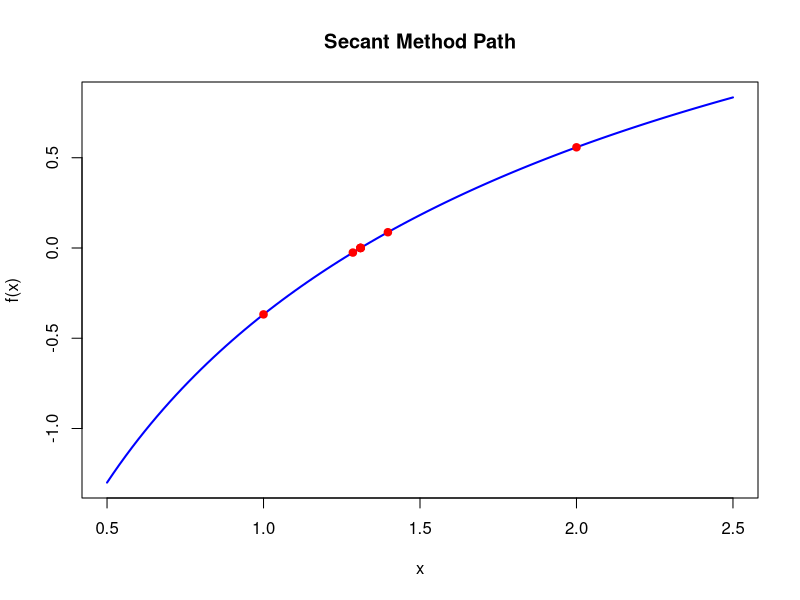
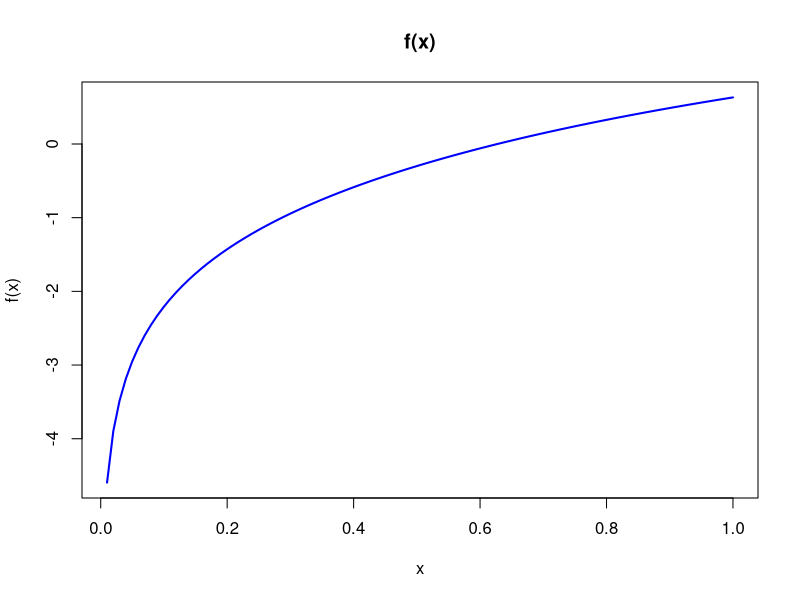
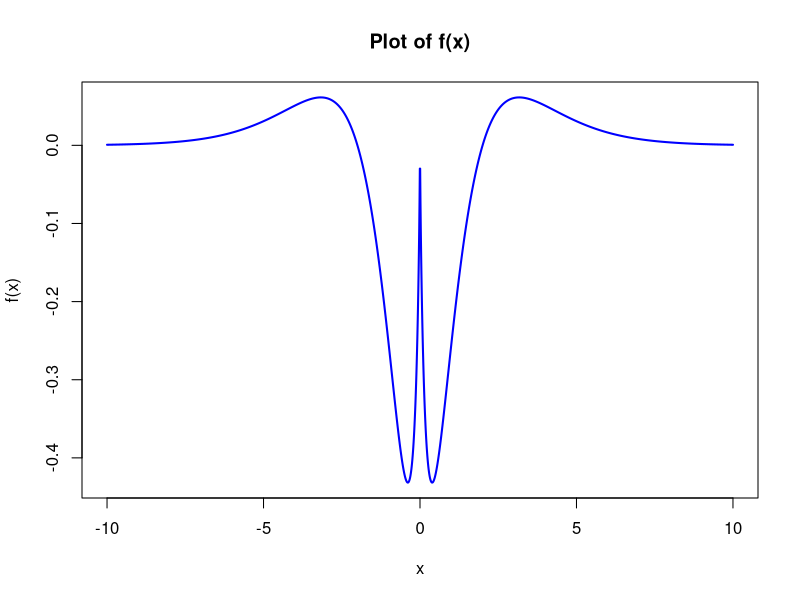

Write R code to recreate these figures, in order.
## ---- chunk 1
fixed_point = function(g, x0, tol = 1e-12, maxit = 1000) {
  xs = numeric(maxit + 1)
  xs[1] = x0
  x = x0
  conv_iter = NA_real_
  for (i in 1:maxit) {
    x_new = g(x)
    xs[i + 1] = x_new
    if (is.na(conv_iter) && abs(x_new - x) < tol) conv_iter = i
    x = x_new
  }
  if (is.na(conv_iter)) conv_iter = maxit
  list(root = xs[conv_iter + 1], iterations = conv_iter, values = xs[1:(conv_iter+1)])
}

g_cos = function(x) cos(x)
fp_res = fixed_point(g_cos, x0 = 0, tol = 1e-12, maxit = 1000)

signif(fp_res$root, 12)
fp_res$iterations
## ---- chunk 2
newton = function(f, df, x0, tol = 1e-12, maxit = 1000) {
  xs = numeric(maxit + 1)
  xs[1] = x0
  x = x0
  conv_iter = NA_real_
  for (i in 1:maxit) {
    dfx = df(x)
    if (abs(dfx) < .Machine$double.eps) {
      x_new = x
    } else {
      x_new = x - f(x) / dfx
    }
    xs[i + 1] = x_new
    if (is.na(conv_iter) && abs(x_new - x) < tol) conv_iter = i
    x = x_new
  }
  if (is.na(conv_iter)) conv_iter = maxit
  list(root = xs[conv_iter + 1], iterations = conv_iter, values = xs[1:(conv_iter+1)])
}

f = function(x) cos(x) - x
df = function(x) -sin(x) - 1
nr_res = newton(f, df, x0 = 0, tol = 1e-12, maxit = 1000)

signif(nr_res$root, 12)
nr_res$iterations
## ---- chunk 3
secant = function(f, x0, x1, tol = 1e-8, max_iter = 100) {
  iterates = numeric()
  iterates[1] = x0
  iterates[2] = x1
  
  for (i in 1:max_iter) {
    f0 = f(x0)
    f1 = f(x1)
    if (abs(f1 - f0) < .Machine$double.eps) {
      warning("Division by zero encountered.")
      break
    }
    x2 = x1 - f1 * (x1 - x0) / (f1 - f0)
    iterates = c(iterates, x2)
    if (abs(x2 - x1) < tol) {
      cat("Converged in", i, "iterations\n")
      return(list(root = x2, iterates = iterates))
    }
    x0 = x1
    x1 = x2
  }
  warning("Secant method did not converge.")
  return(list(root = NA, iterates = iterates))
}
## ---- chunk 4
f1 = function(x) cos(x) - x
res1 = secant(f1, x0 = 0.5, x1 = 1)
res1$root
## ---- chunk 5
f2 = function(x) log(x) - exp(-x)
res2 = secant(f2, x0 = 1, x1 = 2)
res2$root
## ---- chunk 6
newton_raphson = function(f, fprime, x0, tol = 1e-8, max_iter = 100) {
  x = x0
  for (i in 1:max_iter) {
    x_new = x - f(x) / fprime(x)
    if (abs(x_new - x) < tol) break
    x = x_new
  }
  x
}

fprime2 = function(x) 1/x + exp(-x)
nr_root = newton_raphson(f2, fprime2, x0 = 1)
nr_root
## ---- chunk 7
secant_show = function(f, iterates) {
  curve(f(x), from = min(iterates) - 0.5, to = max(iterates) + 0.5,
        col = "blue", lwd = 2,
        xlab = "x", ylab = "f(x)",
        main = "Secant Method Path")
  points(iterates, f(iterates), pch = 19, col = "red")
}
secant_show(f2, res2$iterates)
## ---- chunk 8
mysecant = function(f, x0, x1, tol = 1e-8, max_iter = 100) {
  for (i in 1:max_iter) {
    f0 = f(x0)
    f1 = f(x1)
    x2 = x1 - f1 * (x1 - x0) / (f1 - f0)
    if (abs(x2 - x1) < tol) {
      cat("Converged in", i, "iterations\n")
      return(x2)
    }
    x0 = x1
    x1 = x2
  }
  warning("Does not converge")
  return(NA)
}
## ---- chunk 9
f = function(x) log(x) - exp(-x) + 1
## ---- chunk 10
curve(f(x), from = 0.01, to = 1, col = "blue", lwd = 2,
      ylab = "f(x)", xlab = "x", main = "f(x)")
## ---- chunk 11
root = mysecant(f, x0 = 0.2, x1 = 0.5)
root
f(root)
## ---- chunk 12
f = function(x) exp(-x^2)
a = 0
b = pi
I_true = 2
## ---- chunk 13
riemann = function(f, a, b, n) {
  h = (b - a) / n
  x = seq(a, b - h, by = h)
  sum(f(x)) * h
}
## ---- chunk 14
trapezoid = function(f, a, b, n) {
  h = (b - a) / n
  x = seq(a, b, by = h)
  (h/2) * (f(a) + 2 * sum(f(x[-c(1, length(x))])) + f(b))
}
## ---- chunk 15
n_values = c(10, 50, 100, 1000, 10000)
results = data.frame(
  n = n_values,
  Riemann = sapply(n_values, function(n) riemann(f, a, b, n)),
  Trapezoid = sapply(n_values, function(n) trapezoid(f, a, b, n))
)
## ---- chunk 16
results$Difference = results$Trapezoid - results$Riemann
results
## ---- chunk 17
f = function(x) {
  ifelse(x == 0, 0, abs(x) * log(abs(x) / 2) * exp(-abs(x)))
}
## ---- chunk 18
x_vals = seq(-10, 10, length.out = 2000)
y_vals = f(x_vals)
plot(x_vals, y_vals, type = "l", lwd = 2, col = "blue",
     main = "Plot of f(x)",
     xlab = "x", ylab = "f(x)")
## ---- chunk 19
golden_search_max = function(f, a, b, tol = 1e-8, maxit = 1000) {
  gr = (sqrt(5) - 1) / 2
  c = b - gr * (b - a)
  d = a + gr * (b - a)
  fc = f(c); fd = f(d)
  iter = 0
  
  while (abs(b - a) > tol && iter < maxit) {
    if (fc < fd) {
      a = c
      c = d
      d = a + gr * (b - a)
      fc = fd
      fd = f(d)
    } else {
      b = d
      d = c
      c = b - gr * (b - a)
      fd = fc
      fc = f(c)
    }
    iter = iter + 1
  }
  x_opt = (a + b) / 2
  list(x = x_opt, f = f(x_opt), iter = iter)
}
## ---- chunk 20
max1 = golden_search_max(f, -10, -1) 
max2 = golden_search_max(f, -1, 1)
max3 = golden_search_max(f, 1, 10) 
## ---- chunk 21
results = data.frame(
  Interval = c("[-10, -1]", "[-1, 1]", "[1, 10]"),
  x_max = c(max1$x, max2$x, max3$x),
  fx_max = c(max1$f, max2$f, max3$f)
)

results
